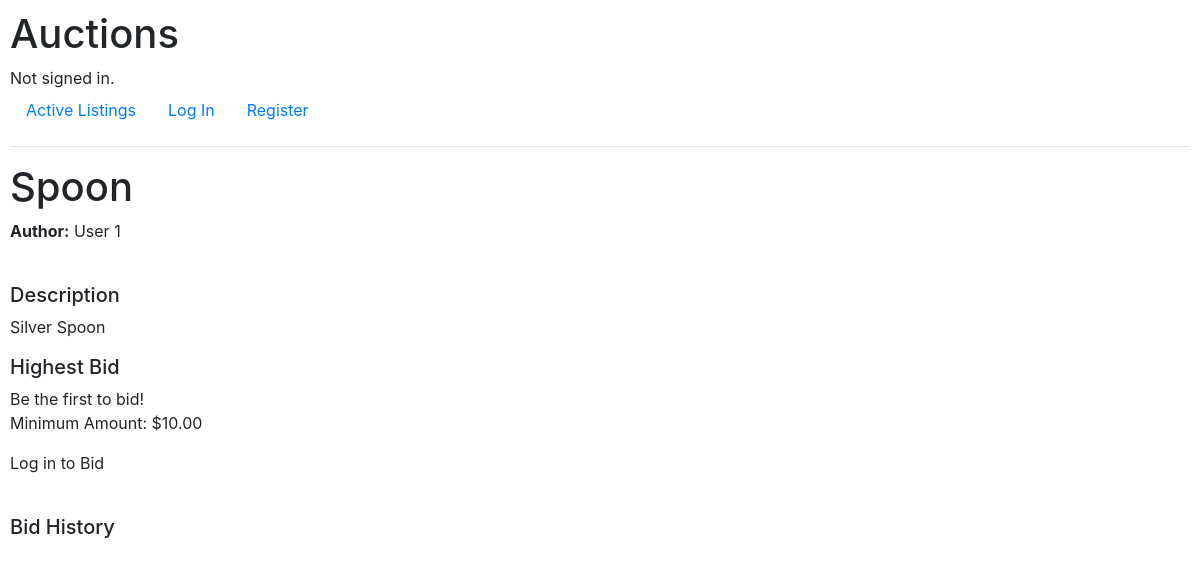
Before: /listing/4 with the older database file.
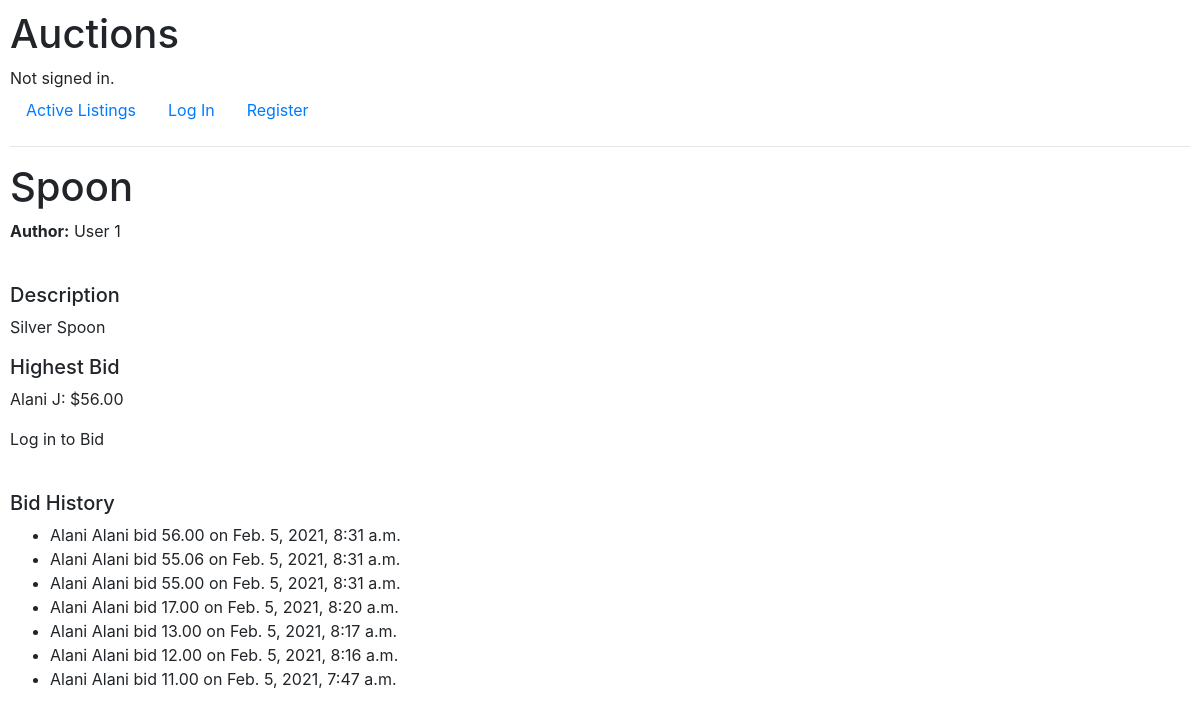
After: the same page with the newer database file.
### auctions/models.py (models this page shows, shortened)
class Listing(models.Model):
    author = models.ForeignKey(User, on_delete=models.CASCADE)
    title = models.CharField('Listing Title', max_length=64, null=False, default="")
    description = models.TextField('Listing Description', null=False, default="")
    date_posted = models.DateTimeField('Date Posted', default=timezone.now(), null=False)
    is_open = models.BooleanField('Open',default=True, null=False)
    date_closed = models.DateTimeField('Date Closed', default=None, null=True)
    min_bid = models.DecimalField('Minimum Bid', default=0.00, max_digits=9, decimal_places=2,validators=[MinValueValidator(Decimal('0.00'))])
    def highest_bid(self):
        bids = self.bids.all()
        if len(bids) != 0:
            return bids.order_by('-amount')[0]
        else:
            return None

class User(AbstractUser):
    email = models.EmailField('email address', null=True, unique=True)
    date_joined = models.DateTimeField('date joined', default=timezone.now())
    is_admin = models.BooleanField(default=False)
    REQUIRED_FIELDS = ['email']
    objects = UserManager()

class UserProfile(models.Model):
    user = models.OneToOneField(User, on_delete=models.CASCADE, null=False, primary_key=True, related_name='profile')
    first_name = models.CharField('first name', unique=False, max_length = 64, null=False)
    last_name = models.CharField('last name', unique=False, max_length=64, null=False)

class Bid(models.Model):
    listing = models.ManyToManyField(Listing, related_name='bids')
    bidder = models.ForeignKey(User, on_delete=models.CASCADE,related_name='bids')
    amount = models.DecimalField('Bid Amount', max_digits=9, decimal_places=2,validators=[MinValueValidator(Decimal('0.00'))])
    date_bid = models.DateTimeField('Date Bid', default=timezone.now(), null=False)

### auctions/views.py (the view, shortened to what this page needs)
# urls.py: path("listing/<int:id>", views.listing, name="listing"),
def listing(request, id):
    listing = Listing.objects.get(id=id)
    print("get")
    return render_listing(request, id, CreateBidForm(initial={'listing':listing, 'bidder':request.user}))

### auctions/views.py (called while the page is built)
def render_listing(request, id, form):
    listing = Listing.objects.get(id=id)
    bids = listing.bids.all()
    highest_bid = listing.highest_bid()
    return render(request,"auctions/listing.html", {
        "listing":listing,
        "title": listing.title,
        "author": listing.author,
        "user": request.user,
        "last_bid": highest_bid,
        "bid_form": form,
        "bids": bids
    })

### auctions/templates/auctions/listing.html (shortened to what this page needs)
{% extends "auctions/layout.html" %}
{% block body %}
    <h1> {{title}} </h1>
    <b>Author:</b> {{listing.author.profile.first_name}} {{listing.author.profile.last_name}}
    <h5 style="margin-top: 40px">Description</h5>
    <p>
        {{listing.description}}
    </p>
    <p>
    <h5> Highest Bid </h5>
    <div>
    {% if last_bid %}
        {{last_bid.bidder.profile.first_name}} {{last_bid.bidder.profile.last_name}}: ${{last_bid.amount}}
    {% else %}
        <div>Be the first to bid!</div>
        <div>Minimum Amount: ${{listing.min_bid}}</div>
    {% endif %}
    </div>
    </p>
    {% if user.is_authenticated %}
        <form action={% url 'listing' id=listing.id %} method="post">
            {% csrf_token %}
            {{ form.non_field_errors }}
            {% if user == author %}
                <input class="btn btn-primary" type="submit" value="Close Listing" name="button">
            {% else %}
                {{ bid_form.as_p }}
                <input class="btn btn-primary" type="submit" value="Bid" name="button">
            {% endif %}
    {% else %}
        Log in to Bid
    {% endif %}
<p>
    <h5 style="margin-top: 40px">Bid History</h5>
    <ul>
        {% for bid in bids reversed %}
            <li>{{bid.bidder.profile.first_name}} {{bid.bidder.profile.first_name}} bid {{bid.amount}} on {{bid.date_bid}}</li>
        {% endfor %}
    </ul>
</p>
{% endblock %}

### auctions/templates/auctions/layout.html (shortened to what this page needs)
{% load static %}
<!DOCTYPE html>
<html lang="en">
    <head>
        <link rel="stylesheet" href="https://stackpath.bootstrapcdn.com/bootstrap/4.4.1/css/bootstrap.min.css">
        <link href="{% static 'auctions/styles.css' %}" rel="stylesheet">
    </head>
    <body>
        <h1>Auctions</h1>
        <div>
            {% if user.is_authenticated %}
                Signed in as <strong>{{ user.username }}</strong>.
            {% else %}
                Not signed in.
            {% endif %}
        </div>
        <ul class="nav">
            <li class="nav-item">
                <a class="nav-link" href="{% url 'index' %}">Active Listings</a>
            </li>
            {% if user.is_authenticated %}
                <li class="nav-item">
                    <a class="nav-link" href="/logout?next={{request.path}}">Log Out</a>
                </li>
                <li class="nav-item">
                    <a class="nav-link" href="{% url 'create_listing' %}">Create New Listing</a>
                </li>
            {% else %}
                <li class="nav-item">
                    <a class="nav-link" href="/login?next={{request.path}}">Log In</a>
                </li>
                <li class="nav-item">
                    <a class="nav-link" href="{% url 'register' %}">Register</a>
                </li>
            {% endif %}
        </ul>
        <hr>
        {% block body %}
        {% endblock %}
    </body>
</html>

### auctions/static/auctions/styles.css (style rules this page uses)
body { padding: 10px; }

Changed rows visible on the page:
shown differently, row unchanged: Listing "Spoon": min_bid "10.00" → (not shown)
added Bid: bidder.profile.first_name "Alani", bidder.profile.last_name "J", amount "56.00", date_bid "Feb. 5, 2021, 8:31 a.m."
added Bid: bidder.profile.first_name "Alani", amount "55.06", date_bid "Feb. 5, 2021, 8:31 a.m."
added Bid: bidder.profile.first_name "Alani", amount "55.00", date_bid "Feb. 5, 2021, 8:31 a.m."
added Bid: bidder.profile.first_name "Alani", amount "17.00", date_bid "Feb. 5, 2021, 8:20 a.m."
added Bid: bidder.profile.first_name "Alani", amount "13.00", date_bid "Feb. 5, 2021, 8:17 a.m."
added Bid: bidder.profile.first_name "Alani", amount "12.00", date_bid "Feb. 5, 2021, 8:16 a.m."
added Bid: bidder.profile.first_name "Alani", amount "11.00", date_bid "Feb. 5, 2021, 7:47 a.m."
Other visible differences:
text no longer shown: "Be the first to bid! Minimum Amount: $"
